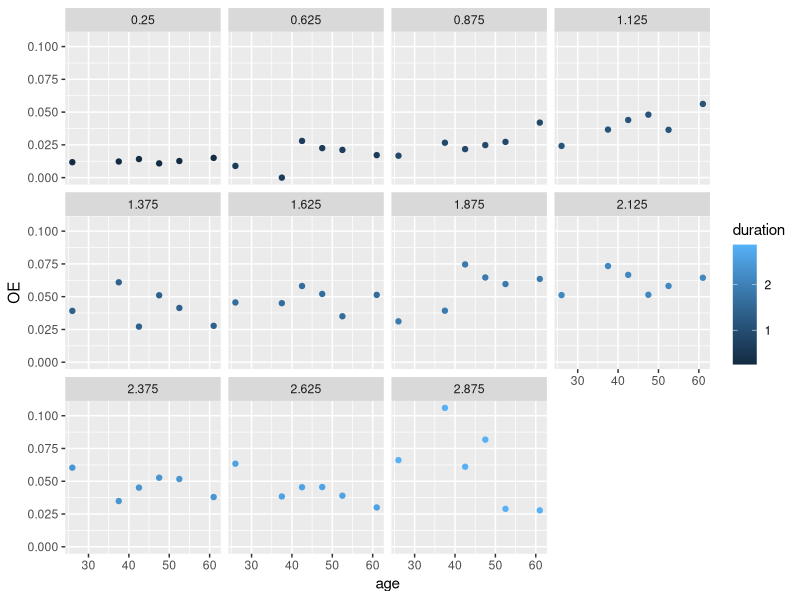
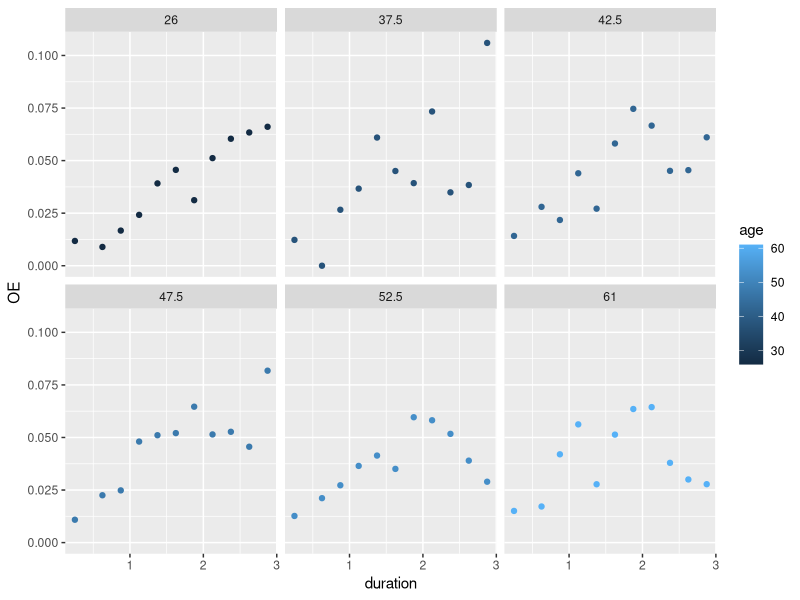
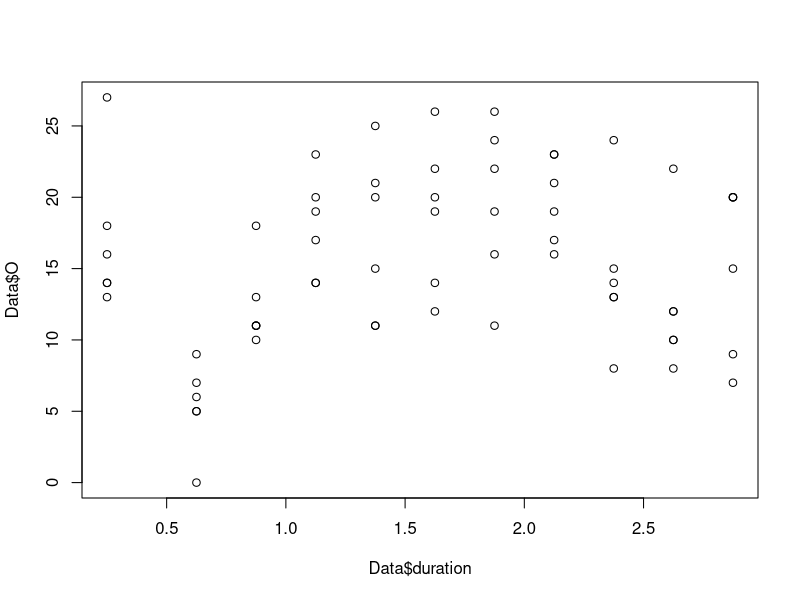
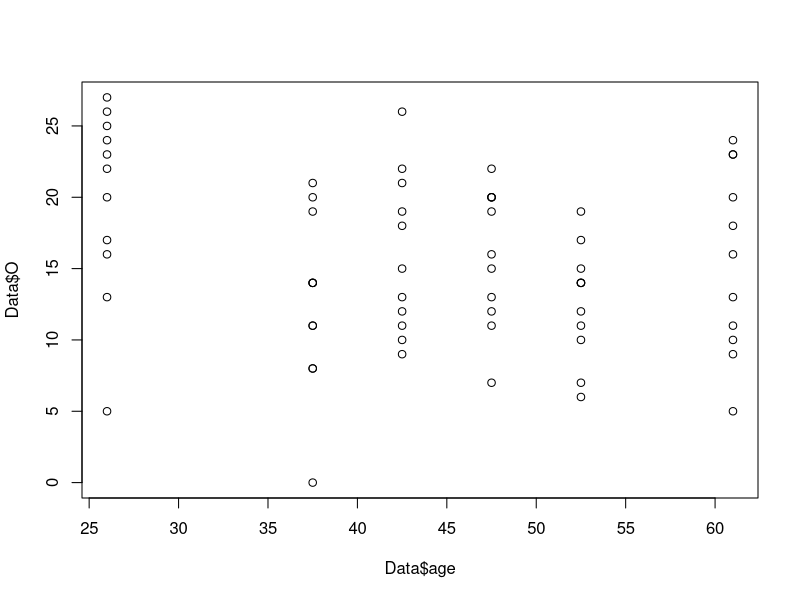
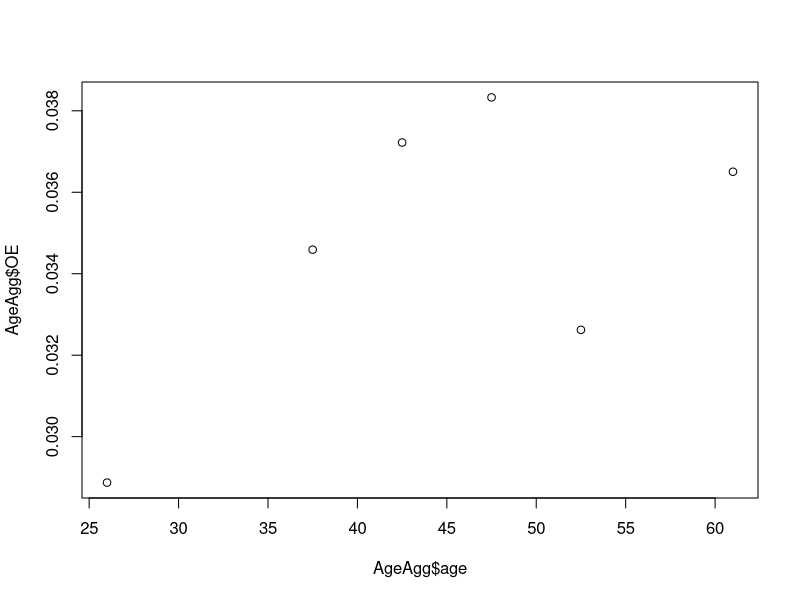
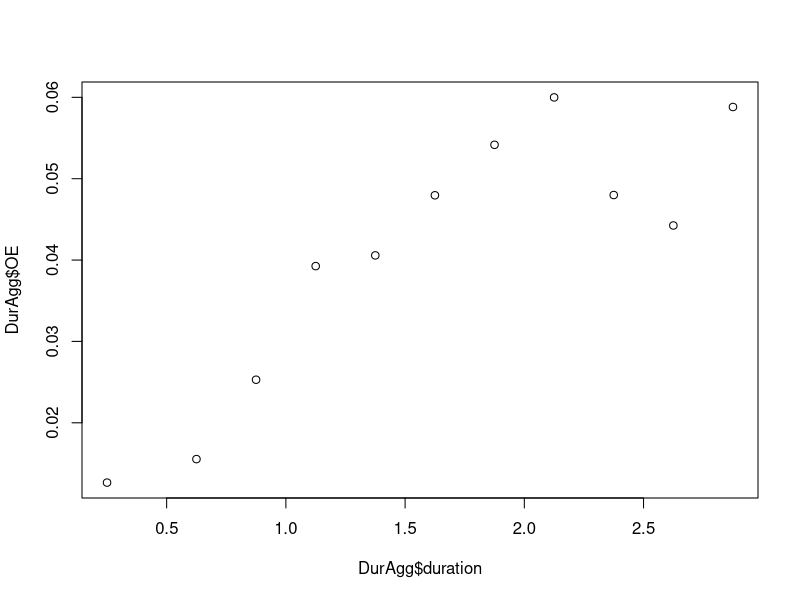
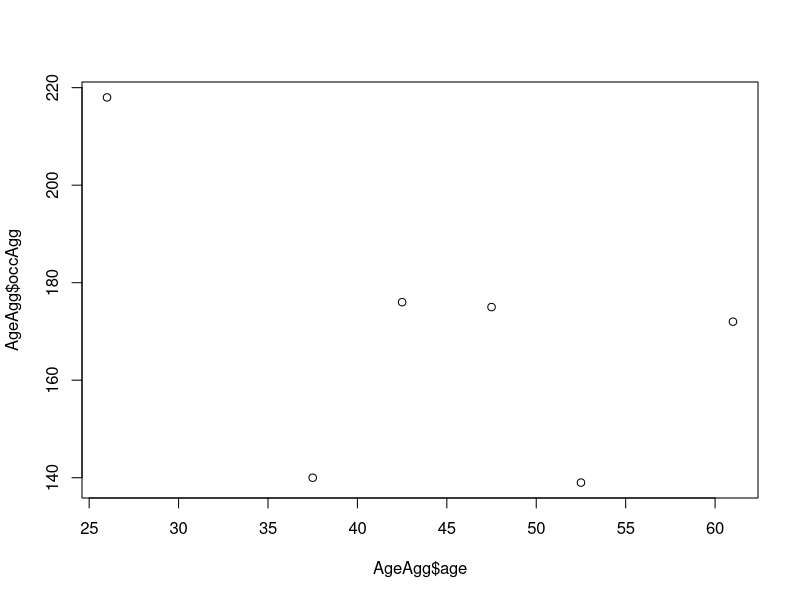
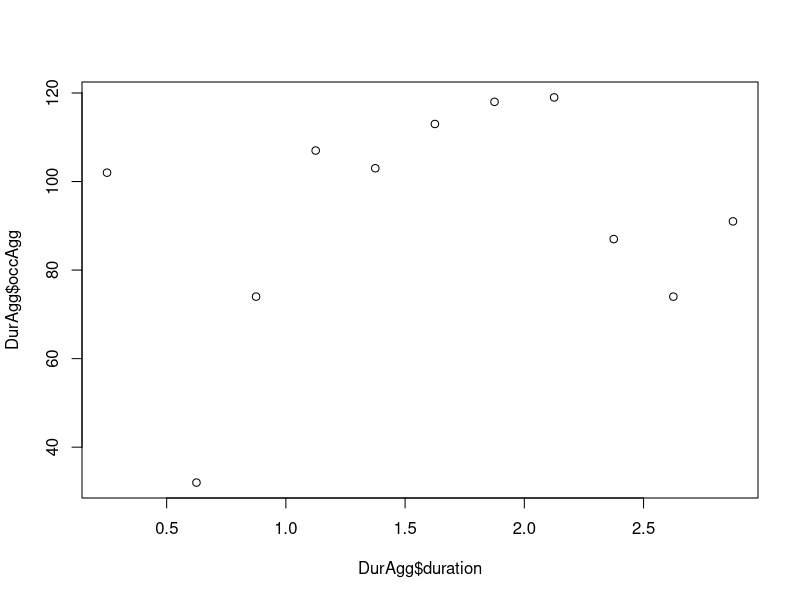

R code for these plots, in order: (Note: this script raises an error after producing the figures.)
######################################################
####               PAKKER OG DATA                 ####
######################################################
library(tidyverse)
library(ggplot2)
library(dplyr)
library(stats)
library(splines)
library(hexbin)


#Indlæs data:
Data <- read_csv("Data/RF/RFLY.csv")

# Opret variabel OE-rater
Data$OE <- Data$O / Data$E

#Vis data og opsummering
#view(Data)


######################################################
####          CENTRERING AF COVARIATER            ####
######################################################

#Centrerer age
unique_ages <- unique(Data$age)
midpoints <- (unique_ages[-1] + unique_ages[-length(unique_ages)]) / 2
custom_last_point <- (67 - 55) / 2 + 55  # Brug 61 som værdi i højre endepunkt da det sidste datapunkt er 60 år
midpoints <- c(midpoints, custom_last_point)
Data$age <- midpoints[match(Data$age, unique_ages)]

#centrerer duration
midpointsduration<-c((unique(Data$duration)[-1]+unique(Data$duration)[-length(unique(Data$duration))])/2,unique(Data$duration)[length(unique(Data$duration))])
Data$duration<-midpointsduration[match(Data$duration, unique(Data$duration))]

#fjerner sidste datapunkt for duration
Data<-Data[Data$duration!=unique(Data$duration)[length(unique(Data$duration))],]

View(Data)



######################################################
####            VISUALISERING AF DATA             ####
######################################################
ggplot(Data, aes(x = age, y=OE)) +
  geom_point(aes(color = duration))+
  facet_wrap(~ duration)

ggplot(Data, aes(x = duration, y=OE)) +
  geom_point(aes(color = age))+
  facet_wrap(~ age)

plot(y=Data$O, x=Data$duration)
plot(y=Data$O, x=Data$age)



######################################################
####      AGGREGERING OG IKKE-LINEARE TRENDS      ####
######################################################

# Aggregering af data efter 'age'
AgeAgg <- Data %>%
  group_by(age) %>%
  summarise(expoAgg = sum(E), occAgg=sum(O)) %>%
  mutate(OE = occAgg/expoAgg)


# Aggregering af data efter 'duration'
DurAgg <- Data %>%
  group_by(duration) %>%
  summarise(expoAgg = sum(E), occAgg=sum(O)) %>%
  mutate(OE = occAgg/expoAgg)


# Plots af trends
plot(AgeAgg$age, AgeAgg$OE)
plot(DurAgg$duration, DurAgg$OE)

plot(AgeAgg$age, AgeAgg$occAgg)
plot(DurAgg$duration, DurAgg$occAgg)

plot(AgeAgg$age, AgeAgg$OE)
plot(DurAgg$duration, DurAgg$OE)

plot(AgeAgg$age, AgeAgg$occAgg)
plot(DurAgg$duration, DurAgg$occAgg)

plot(AgeAgg$age, AgeAgg$expoAgg)
plot(DurAgg$duration, DurAgg$expoAgg)


# Plots af trends
plot(AgeAgg$age, AgeAgg$OE,xlab="Age aggregated", ylab="O/E rates", pch=21, bg="steelblue")
plot(DurAgg$duration, DurAgg$OE,xlab="Duration aggregated", ylab="O/E rates", pch=21, bg="darkseagreen4")

plot(AgeAgg$age, AgeAgg$expoAgg,xlab="Age aggregated", ylab="Exposure", pch=21, bg="steelblue")
plot(DurAgg$duration, DurAgg$expoAgg,xlab="Duration aggregated", ylab="Exposure", pch=21, bg="darkseagreen4")

plot(AgeAgg$age, AgeAgg$occAgg,xlab="Age aggregated", ylab="Occurance")
plot(DurAgg$duration, DurAgg$occAgg,xlab="Duration aggregated", ylab="Occurance")


######################################################
####                  Residualplots               ####
######################################################


residplotage<-function(model){qplot(Data$age, .stdresid,data = model)+
    geom_smooth(method = "loess", size = 1, formula = y ~ x) +
    xlab("age") +
    ylab("fitted values")}

residplotduration<-function(model){qplot(Data$duration, .stdresid,data = model)+
    geom_smooth(method = "loess", size = 1, formula = y ~ x) +
    xlab("duration") +
    ylab("fitted values")}



######################################################
####                  GLM MODELLER                ####
######################################################

# Lineær model med age og duration
glm_konstant <- glm(O ~ offset(log(E)), family = poisson, data = Data)
glm_linear_1 <- glm(O ~ age + duration, offset = log(E), family = poisson, data = Data)



summary(glm_linear_1)
AIC(glm_konstant,glm_linear_1)


######################################################
####                 POLYNOMIUM                   ####
######################################################

# Polynomial modeller for duration
glm_poly_1_dur <- glm(O ~ age + poly(duration, 1), offset = log(E), family = poisson, data = Data)
glm_poly_2_dur <- glm(O ~ age + poly(duration, 2), offset = log(E), family = poisson, data = Data)
glm_poly_3_dur <- glm(O ~ age + poly(duration, 3), offset = log(E), family = poisson, data = Data)
glm_poly_4_dur <- glm(O ~ age + poly(duration, 4), offset = log(E), family = poisson, data = Data)
glm_poly_5_dur <- glm(O ~ age + poly(duration, 5), offset = log(E), family = poisson, data = Data)
glm_poly_6_dur <- glm(O ~ age + poly(duration, 6), offset = log(E), family = poisson, data = Data)
glm_poly_7_dur <- glm(O ~ age + poly(duration, 7), offset = log(E), family = poisson, data = Data)


# Sammenlign AIC for polynomial modeller for duration
AIC(glm_poly_1_dur, glm_poly_2_dur,glm_poly_3_dur,glm_poly_4_dur,glm_poly_5_dur,glm_poly_6_dur,glm_poly_7_dur)

#AIC vælger 6 grads poly, men 4 grads er også ok.

#residualplots
residplotduration(glm_poly_1_dur)
residplotduration(glm_poly_2_dur)
residplotduration(glm_poly_4_dur)
residplotduration(glm_poly_6_dur)

summary(glm_poly_1_dur)
summary(glm_poly_2_dur)
summary(glm_poly_4_dur)
summary(glm_poly_5_dur)

# Polynomial modeller for age
glm_poly_1_age <- glm(O ~ poly(age, 1) + duration, offset = log(E), family = poisson, data = Data)
glm_poly_2_age <- glm(O ~ poly(age, 2) + duration, offset = log(E), family = poisson, data = Data)
glm_poly_4_age <- glm(O ~ poly(age, 4) + duration, offset = log(E), family = poisson, data = Data)
glm_poly_5_age <- glm(O ~ poly(age, 5) + duration, offset = log(E), family = poisson, data = Data)

# Sammenlign AIC for polynomial modeller for age
AIC(glm_poly_1_age, glm_poly_2_age, glm_poly_4_age, glm_poly_5_age)

summary(glm_poly_1_age)
summary(glm_poly_2_age)
summary(glm_poly_4_age)
summary(glm_poly_5_age)

#Vælger 2. gradspolynpmium på age

#Residualplot
residplotage(glm_poly_2_age)
residplotage(glm_poly_4_age)
residplotage(glm_poly_5_age)

# Polynomial model med kombination af age og duration
glm_poly_2_6 <- glm(O ~ poly(age, 2) + poly(duration, 6), offset = log(E), family = poisson, data = Data)
glm_poly_2_4 <- glm(O ~ poly(age, 2) + poly(duration, 4), offset = log(E), family = poisson, data = Data)
glm_poly_2_3 <- glm(O ~ poly(age, 2) + poly(duration, 3), offset = log(E), family = poisson, data = Data)
glm_poly_2_2 <- glm(O ~ poly(age, 2) + poly(duration, 2), offset = log(E), family = poisson, data = Data)

# Sammenlign AIC for modeller med age og duration polynomier
AIC(glm_poly_2_6,glm_poly_2_4,glm_poly_2_3,glm_poly_2_2)

#Vælger de samme polynomiumsgrader 



######################################################
####                  HEATMAPS                    ####
######################################################
#Insæt den valgte model: 
model <- glm_poly_2_4

# Beregn observerede rater
Data$observed_rate <- Data$O / Data$E

# Heatmap for observerede OE-rater
heatmap_observed <- ggplot(Data, aes(y = duration, x = age, fill = observed_rate)) +
  geom_tile(color = "white") +
  scale_fill_gradient(low = "blue", high = "red") +
  labs(title = "Heatmap af Observerede OE-Rater", y = "Duration", x = "Age", fill = "Observed OE-Rate") +
  theme_minimal()

heatmap_observed



######################################################
####                   SPLINES                   ####
######################################################
#Splines på covariabler seperat:
glm_splines_2_dur <- glm(O ~ ns(duration, df = 3) + age, offset = log(E), 
                         family = poisson, data = Data)

glm_splines_3_dur <- glm(O ~ ns(duration, df = 4) + age, offset = log(E), 
                         family = poisson, data = Data)

glm_splines_2_age <- glm(O ~ ns(age, df = 3) + duration, offset = log(E), 
                         family = poisson, data = Data)

glm_splines_3_age <- glm(O ~ ns(age, df = 4) + duration, offset = log(E), 
                         family = poisson, data = Data)

glm_splines_4_age <- glm(O ~ ns(age, df = 5) + duration, offset = log(E), 
                         family = poisson, data = Data)

glm_splines_5_age <- glm(O ~ ns(age, df = 6) + duration, offset = log(E), 
                         family = poisson, data = Data)


AIC(glm_splines_2_dur,glm_splines_3_dur,glm_splines_2_age,glm_splines_3_age,glm_splines_4_age,glm_splines_5_age)
AIC(glm_poly_2_6,glm_poly_2_4,glm_poly_2_3,glm_poly_2_2)

glm_splines_1_2 <- glm(O ~ ns(age, df=2) + ns(duration, df=3), offset = log(E), family = poisson, data = Data)
glm_splines_2_2 <- glm(O ~ ns(age, df=3) + ns(duration, df=3), offset = log(E), family = poisson, data = Data)
glm_splines_3_2 <- glm(O ~ ns(age, df=4) + ns(duration, df=3), offset = log(E), family = poisson, data = Data)
glm_splines_4_2 <- glm(O ~ ns(age, df=5) + ns(duration, df=3), offset = log(E), family = poisson, data = Data)
glm_splines_5_2 <- glm(O ~ ns(age, df=6) + ns(duration, df=3), offset = log(E), family = poisson, data = Data)

AIC(glm_splines_2_2,glm_splines_3_2,glm_splines_4_2,glm_splines_5_2)
AIC(glm_poly_2_6,glm_poly_2_4,glm_poly_2_3,glm_poly_2_2)

summary(glm_poly_2_2)
summary(glm_splines_2_2)
summary(glm_splines_1_2)
summary(glm_poly_6_2)

#Det er kun i glm_poly_2_2 at alle beta-værdier er signifikante.

######################################################
####              TILFØJER INDIKATOR              ####
######################################################

glm_ind_age <- glm(O ~ age +poly(duration, 2) + I(age <= 60), offset = log(E), family = poisson, data = Data)

glm_ind_dur_3_1 <- glm(O ~ poly(age, 2) + poly(duration, 2) + I(age <= 60), offset = log(E), family = poisson, data = Data)

glm_ind_dur_3_2 <- glm(O ~ poly(age, 4) + poly(duration, 2) + I(age <= 60), offset = log(E), family = poisson, data = Data)

glm_ind_dur_3_3 <- glm(O ~ poly(age, 5) + poly(duration, 2) + I(age <= 60), offset = log(E), family = poisson, data = Data)

AIC(glm_ind_age,glm_ind_dur_3_1,glm_ind_dur_3_2,glm_ind_dur_3_3,glm_poly_2_2)

summary(glm_ind_dur_3_1)

#Hjælper ikke rigtigt: 

glm_ind_age <- glm(O ~ age +poly(duration, 2) + I(duration <= 2), offset = log(E), family = poisson, data = Data)

glm_ind_dur_3_1 <- glm(O ~ poly(age, 1) + poly(duration, 2) + I(duration <= 2), offset = log(E), family = poisson, data = Data)

glm_ind_dur_3_2 <- glm(O ~ poly(age, 4) + poly(duration, 2) + I(duration <= 2), offset = log(E), family = poisson, data = Data)

glm_ind_dur_3_3 <- glm(O ~ poly(age, 5) + poly(duration, 2) + I(duration <= 2), offset = log(E), family = poisson, data = Data)

AIC(glm_ind_age,glm_ind_dur_3_1,glm_ind_dur_3_2,glm_ind_dur_3_3,glm_poly_2_2)

summary(glm_ind_dur_3_1)

#konklussion: Ingen indikator


######################################################
####        Prøver at fjerne sidste alder         ####
######################################################
last_age <- custom_last_point  # Dette er midtpunktet for den sidste aldersgruppe (fx 63.5)

# Lav et subset af Data, hvor du fjerner rækker, hvor age er lig med last_age (63.5)
Data_subset <- subset(Data, age != last_age)

View(Data_subset)



######################################################
####          POLYNIMIER: age SUBSET              ####
######################################################

glm_poly_age_1_subset <- glm(O ~ poly(age, 1) + poly(duration, 2), offset = log(E), 
                             family = poisson, data = Data_subset)

glm_poly_age_2_subset <- glm(O ~ poly(age, 2) + poly(duration, 2), offset = log(E), 
                             family = poisson, data = Data_subset)

glm_poly_age_3_subset <- glm(O ~ poly(age, 3) + poly(duration, 2), offset = log(E), 
                             family = poisson, data = Data_subset)

glm_poly_age_4_subset <- glm(O ~ poly(age, 4) + poly(duration, 2), offset = log(E), 
                             family = poisson, data = Data_subset)
AIC(glm_poly_age_1_subset,glm_poly_age_2_subset,glm_poly_age_3_subset,glm_poly_age_4_subset)


glm_splines_age_1_subset <- glm(O ~ ns(age, 1) + poly(duration, 2), offset = log(E), 
                             family = poisson, data = Data_subset)

glm_splines_age_2_subset <- glm(O ~ ns(age, 2) + poly(duration, 2), offset = log(E), 
                             family = poisson, data = Data_subset)

glm_splines_age_3_subset <- glm(O ~ ns(age, 3) + poly(duration, 2), offset = log(E), 
                             family = poisson, data = Data_subset)

glm_splines_age_4_subset <- glm(O ~ ns(age, 4) + poly(duration, 2), offset = log(E), 
                             family = poisson, data = Data_subset)
AIC(glm_splines_age_1_subset,glm_splines_age_2_subset,glm_splines_age_3_subset,glm_splines_age_4_subset)

summary(glm_poly_age_2_subset )


######################################################
####     Prædictions- og residualplot SUBSET      ####
######################################################
#Indsæt den valgre model
model <- glm_splines_age_2_subset

Data_subset$predicted_O <- predict(model, type="response")


#Tjek efter trends
AgeAgg <- Data_subset %>%
  group_by(age) %>%
  summarise(expoAgg = sum(E), occAgg = sum(O), predictedAgg = sum(predicted_O)) %>%
  mutate(predicted_OE = predictedAgg/expoAgg, OE = occAgg/expoAgg)


# Beregn OE-rater med de korrekte E-værdier


# Plot OE-rates over age
plot(AgeAgg$age, AgeAgg$OE, 
     col = "blue", 
     pch = 1, 
     xlab = "Age",
     ylab = "OE Rate",
     main = "OE-rates with additive model over Age")

# Tilføj den korrekte splines kurve for OE-raterne
lines(AgeAgg$age, AgeAgg$predicted_OE, col = "red", lwd = 2)



#Tjek efter trends
DurAgg <- Data_subset %>%
  group_by(duration) %>%
  summarise(expoAgg = sum(E), occAgg = sum(O), predictedAgg = sum(predicted_O)) %>%
  mutate(predicted_OE = predictedAgg/expoAgg, OE = occAgg/expoAgg)

# Beregn OE-rater med de korrekte E-værdier


# Plot OE-rates over age
plot(DurAgg$duration, DurAgg$OE, 
     col = "blue", 
     pch = 1, 
     xlab = "Duration",
     ylab = "OE Rate",
     main = "OE-rates with 2nd degree polynomiall over Duration")

# Tilføj den korrekte splines kurve for OE-raterne
lines(DurAgg$duration, DurAgg$predicted_OE, col = "red", lwd = 2)




######################################################
####         Prædictions- og residualplot         ####
######################################################
#Insæt den valgte model: 
model <- glm_poly_1

# Beregn forudsagte O-værdier
Data$predicted_O <- predict(model, type = "response")

# Vis data med forudsagte værdier
#View(Data)

# Aggreger forudsagte værdier efter age
AgeAgg <- Data %>%
  group_by(age) %>%
  summarise(expoAgg = sum(E), occAgg = sum(O), predictedAgg = sum(predicted_O)) %>%
  mutate(predicted_OE = predictedAgg / expoAgg, OE = occAgg / expoAgg)

# Plot OE-rater over alder
plot(AgeAgg$age, AgeAgg$OE, col = "blue", pch = 1, xlab = "Age", ylab = "OE Rate", 
     main = "OE-rates with additive model over Age")
lines(AgeAgg$age, AgeAgg$predicted_OE, col = "red", lwd = 2)
abline(v = 42.5, col = "steelblue", lty = 2)


# Aggreger forudsagte værdier efter duration
DurAgg <- Data %>%
  group_by(duration) %>%
  summarise(expoAgg = sum(E), occAgg = sum(O), predictedAgg = sum(predicted_O)) %>%
  mutate(predicted_OE = predictedAgg / expoAgg, OE = occAgg / expoAgg)

# Plot OE-rater over duration
plot(DurAgg$duration, DurAgg$OE, col = "blue", pch = 1, xlab = "Duration", ylab = "OE Rate", 
     main = "OE-rates with additive model over Duration")
lines(DurAgg$duration, DurAgg$predicted_OE, col = "red", lwd = 2)


# Residualplot for lineær model
residplotage(model)


######################################################
####                  UDEN AGE                    ####
######################################################

#Age bliver på intet tidspunkt signifikant. Så laver nu modeller uden: 

# Polynomial modeller for duration
glm_poly_1 <- glm(O ~ poly(duration, 1), offset = log(E), family = poisson, data = Data)
glm_poly_2 <- glm(O ~ poly(duration, 2), offset = log(E), family = poisson, data = Data)
glm_poly_3 <- glm(O ~ poly(duration, 3), offset = log(E), family = poisson, data = Data)
glm_poly_4 <- glm(O ~ poly(duration, 4), offset = log(E), family = poisson, data = Data)
glm_poly_5 <- glm(O ~ poly(duration, 5), offset = log(E), family = poisson, data = Data)
glm_poly_6 <- glm(O ~ poly(duration, 6), offset = log(E), family = poisson, data = Data)

#Splines: 
glm_splines_2 <- glm(O ~ ns(duration, df=3), offset = log(E), family = poisson, data = Data)
glm_splines_1 <- glm(O ~ ns(duration, df=2), offset = log(E), family = poisson, data = Data)
glm_splines_3 <- glm(O ~ ns(duration, df=4), offset = log(E), family = poisson, data = Data)
glm_splines_4 <- glm(O ~ ns(duration, df=5), offset = log(E), family = poisson, data = Data)
glm_splines_7 <- glm(O ~ ns(duration, df=8), offset = log(E), family = poisson, data = Data)


# Sammenlign AIC for polynomial modeller for duration
AIC(glm_poly_1, glm_poly_2,glm_splines_1,glm_splines_2,glm_splines_3,glm_splines_4,glm_splines_7)

summary(glm_splines_7)

summary(glm_poly_1)
summary(glm_poly_2)
summary(glm_poly_3)
summary(glm_poly_4)
summary(glm_poly_5)
summary(glm_poly_6)


######################################################
####                ENDELIGE MODEL.               ####
######################################################
#Insæt den valgte model: 
RFLY_final <- glm(O ~ ns(duration, df=2), offset = log(E), family = poisson, data = Data)

summary(RFLY_final)


######################################################
####                   PLOTS                      ####
######################################################
residplotage <- function(model) {
  qplot(Data$age, .stdresid, data = model) +
    geom_smooth(method = "loess", size = 1, formula = y ~ x) +
    xlab("Age") +
    ylab("Fitted Values") +
    theme_minimal()
}

residplotduration <- function(model) {
  qplot(Data$duration, .stdresid, data = model) +
    geom_smooth(method = "loess", size = 1, formula = y ~ x) +
    xlab("Duration") +
    ylab("Fitted Values") +
    theme_minimal()
}






#Insæt den valgte model: 
model <- glm_splines_1

# Beregn forudsagte O-værdier
Data$predicted_O <- predict(model, type = "response")

# Aggreger forudsagte værdier efter age
AgeAgg <- Data %>%
  group_by(age) %>%
  summarise(expoAgg = sum(E), occAgg = sum(O), predictedAgg = sum(predicted_O)) %>%
  mutate(predicted_OE = predictedAgg / expoAgg, OE = occAgg / expoAgg)

# Plot OE-rater over alder
plot(AgeAgg$age, AgeAgg$OE, bg = "blue", pch = 21, xlab = "Age", ylab = "O/E Rate", 
     main = "O/E-rates over Age")
lines(AgeAgg$age, AgeAgg$predicted_OE, col = "lightblue3", lwd = 2)

# Aggreger forudsagte værdier efter duration
DurAgg <- Data %>%
  group_by(duration) %>%
  summarise(expoAgg = sum(E), occAgg = sum(O), predictedAgg = sum(predicted_O)) %>%
  mutate(predicted_OE = predictedAgg / expoAgg, OE = occAgg / expoAgg)

# Plot OE-rater over duration
plot(DurAgg$duration, DurAgg$OE, bg = "blue", pch = 21, xlab = "Duration", ylab = "O/E Rate", 
     main = "O/E-rates over Duration")
lines(DurAgg$duration, DurAgg$predicted_OE, col = "lightblue3", lwd = 2)


# Residualplot for lineær model
residplotage(model)
residplotduration(model)
